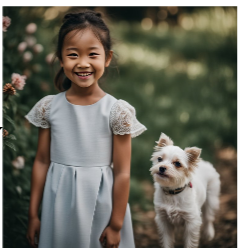
#> input picture pipeline_fuzzy/input.png, 241 x 250 px
$ python -i layout_check.py   (imports and definitions only)
#> lines starting #> are read from the running program, lines starting #| are printed output that depends on the picture; after the words box and inside, x2 and y2 are one past the last pixel; in counts of white or black regions, pixels touching at a corner belong together
#> further down, picture is the input picture: PIL image 241x250 RGBA; mean R, G, B, A 105.9, 104, 91.5, 255
"""Does Stage 1 change the picture? One prompt under several guidance settings, read from the run folders.

For each setting it reports how far the latent was moved, what the size score did, how many pixels
changed against SD3, and whether the image is still a photo. A verdict is a first reading of numbers,
not a result: look at the sheet. Nothing here is paper evidence.

Folders: <root>/<setting>/stage1/<job>/ and one <root>/<setting>/unguided/<job>/ (SD3, same seed).
Usage: python -m fuzzydiff.experiments.layout_check --root /kaggle/working/outputs/exp3_one
"""
from __future__ import annotations

import argparse
import json
from pathlib import Path

UNCHANGED_BELOW = 8.0       # mean pixel difference to SD3 (0-255); the runs that looked the same were 2.5 to 6
BROKEN_ABOVE = 0.2          # share of saturated pixels; the 30 photos of Exp. iii were below 0.07, the two flat images above 0.47


def read_jsonl(path):
    with open(path) as f:
        return [json.loads(line) for line in f if line.strip()]


# [31 lines left out: functions step_rows, summarize, pixel_change, not called in this run]


def saturated_share(image):
    """Share of pixels with a channel at black or white: large flat saturated areas mean the image left the photo range."""
    from PIL import ImageChops
    r, g, b = image.convert("RGB").split()
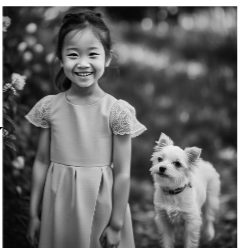
#> r: PIL image 241x250 L; min 0, max 255, mean 105.9
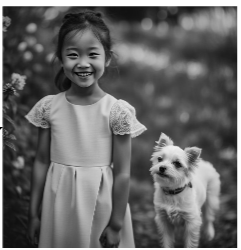
#> g: PIL image 241x250 L; min 0, max 255, mean 104
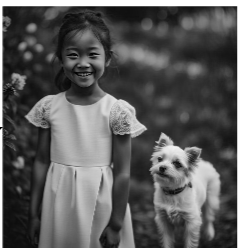
#> b: PIL image 241x250 L; min 0, max 255, mean 91.5
    top = ImageChops.lighter(ImageChops.lighter(r, g), b).point(lambda v: 255 if v >= 253 else 0)
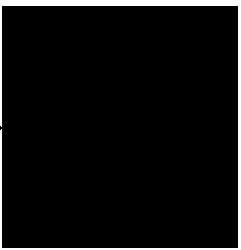
#> top: PIL image 241x250 L; 5.2% white; 1 white region, box (x1, y1, x2, y2) and area: (0, 0, 241, 250) 3132
    bottom = ImageChops.darker(ImageChops.darker(r, g), b).point(lambda v: 255 if v <= 2 else 0)
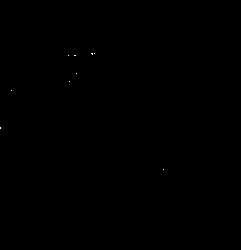
#> bottom: PIL image 241x250 L; 0.02% white in thin lines or dots, all inside (x1, y1, x2, y2) = (0, 53, 164, 170)
    return ImageChops.lighter(top, bottom).histogram()[255] / (image.size[0] * image.size[1])


# [14 lines left out: functions verdict, _size_final, not called in this run]


def _fmt(x, digits=2):
    return "-" if x is None else f"{x:.{digits}f}"


# [51 lines left out: function check, not called in this run]


# [6 lines not run here, left out]

>>> from PIL import Image
>>> picture = Image.open('../../pipeline_fuzzy/input.png')
>>> result = saturated_share(picture)
#> result = 0.0522
